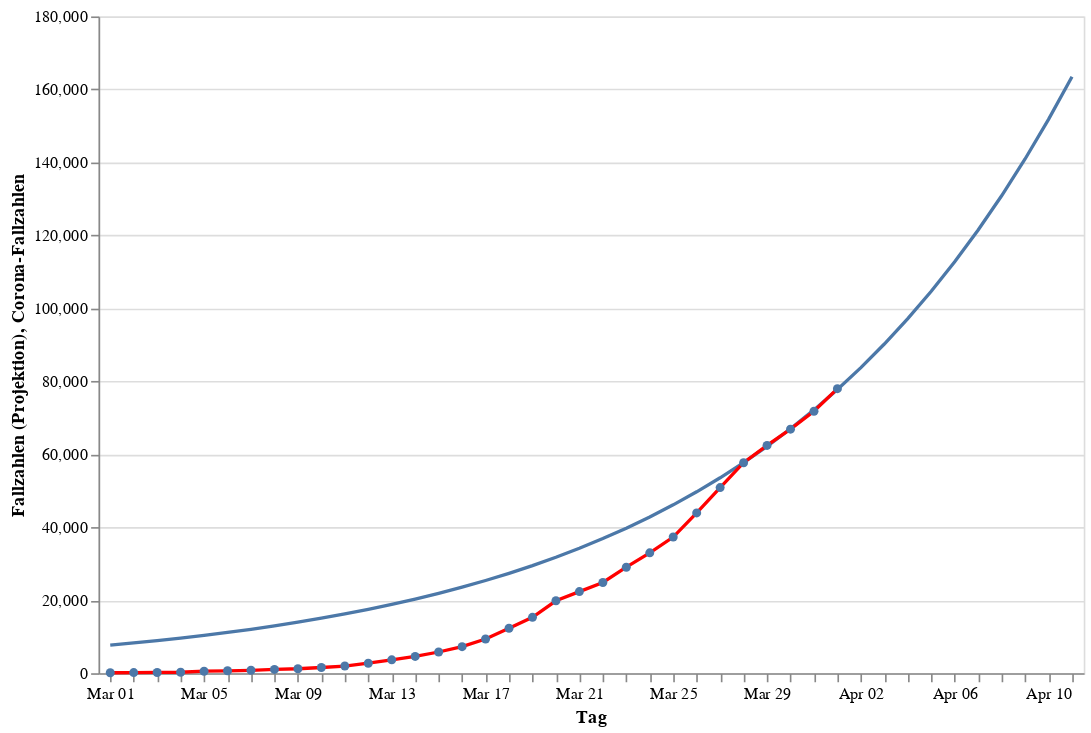

Notebook cell for this chart:
### Code cell
infections_chart = alt.Chart(data).mark_line(point=True, color="red").encode(
    alt.X("monthdate(day):O", title="Tag"),
    alt.Y("cases:Q", title="Corona-Fallzahlen"))
projection_chart = alt.Chart(projection_data).mark_line(point=False).encode(
    alt.X("monthdate(day):O", title="Tag"),
    alt.Y("curve:Q", title="Fallzahlen (Projektion)"))
(projection_chart + infections_chart).properties(width=600, height=400)

### Figure 1 — Vega-Lite specification as saved in the notebook (floating-point values rounded to 4 significant figures)
{"config": {"view": {"continuousWidth": 400, "continuousHeight": 300}}, "layer": [{"data": {"name": "data-1c7da0ecd222e25a112e5b232e277af4"}, "mark": {"type": "line", "point": false}, "encoding": {"x": {"type": "ordinal", "field": "day", "timeUnit": "monthdate", "title": "Tag"}, "y": {"type": "quantitative", "field": "curve", "title": "Fallzahlen (Projektion)"}}}, {"data": {"name": "data-67b88052a063202e7de3044916e61eb1"}, "mark": {"type": "line", "color": "red", "point": true}, "encoding": {"x": {"type": "ordinal", "field": "day", "timeUnit": "monthdate", "title": "Tag"}, "y": {"type": "quantitative", "field": "cases", "title": "Corona-Fallzahlen"}}}], "height": 400, "width": 600, "$schema": "https://vega.github.io/schema/vega-lite/v4.0.2.json", "datasets": {"data-1c7da0ecd222e25a112e5b232e277af4": [{"day": "2020-03-01T00:00:00", "curve": 7695.0}, {"day": "2020-03-02T00:00:00", "curve": 8292.0}, {"day": "2020-03-03T00:00:00", "curve": 8934.0}, {"day": "2020-03-04T00:00:00", "curve": 9627.0}, {"day": "2020-03-05T00:00:00", "curve": 10370.0}, {"day": "2020-03-06T00:00:00", "curve": 11180.0}, {"day": "2020-03-07T00:00:00", "curve": 12040.0}, {"day": "2020-03-08T00:00:00", "curve": 12980.0}, {"day": "2020-03-09T00:00:00", "curve": 13980.0}, {"day": "2020-03-10T00:00:00", "curve": 15070.0}, {"day": "2020-03-11T00:00:00", "curve": 16240.0}, {"day": "2020-03-12T00:00:00", "curve": 17500.0}, {"day": "2020-03-13T00:00:00", "curve": 18850.0}, {"day": "2020-03-14T00:00:00", "curve": 20310.0}, {"day": "2020-03-15T00:00:00", "curve": 21890.0}, {"day": "2020-03-16T00:00:00", "curve": 23580.0}, {"day": "2020-03-17T00:00:00", "curve": 25410.0}, {"day": "2020-03-18T00:00:00", "curve": 27380.0}, {"day": "2020-03-19T00:00:00", "curve": 29500.0}, {"day": "2020-03-20T00:00:00", "curve": 31780.0}, {"day": "2020-03-21T00:00:00", "curve": 34250.0}, {"day": "2020-03-22T00:00:00", "curve": 36900.0}, {"day": "2020-03-23T00:00:00", "curve": 39750.0}, {"day": "2020-03-24T00:00:00", "curve": 42830.0}, {"day": "2020-03-25T00:00:00", "curve": 46150.0}, {"day": "2020-03-26T00:00:00", "curve": 49720.0}, {"day": "2020-03-27T00:00:00", "curve": 53570.0}, {"day": "2020-03-28T00:00:00", "curve": 57710.0}, {"day": "2020-03-29T00:00:00", "curve": 62180.0}, {"day": "2020-03-30T00:00:00", "curve": 66990.0}, {"day": "2020-03-31T00:00:00", "curve": 72160.0}, {"day": "2020-04-01T00:00:00", "curve": 77740.0}, {"day": "2020-04-02T00:00:00", "curve": 83750.0}, {"day": "2020-04-03T00:00:00", "curve": 90220.0}, {"day": "2020-04-04T00:00:00", "curve": 97190.0}, {"day": "2020-04-05T00:00:00", "curve": 104700.0}, {"day": "2020-04-06T00:00:00", "curve": 112800.0}, {"day": "2020-04-07T00:00:00", "curve": 121500.0}, {"day": "2020-04-08T00:00:00", "curve": 130800.0}, {"day": "2020-04-09T00:00:00", "curve": 140900.0}, {"day": "2020-04-10T00:00:00", "curve": 151800.0}, {"day": "2020-04-11T00:00:00", "curve": 163500.0}], "data-67b88052a063202e7de3044916e61eb1": [{"day": "2020-03-01T00:00:00", "cases": 130}, {"day": "2020-03-02T00:00:00", "cases": 165}, {"day": "2020-03-03T00:00:00", "cases": 203}, {"day": "2020-03-04T00:00:00", "cases": 262}, {"day": "2020-03-05T00:00:00", "cases": 545}, {"day": "2020-03-06T00:00:00", "cases": 670}, {"day": "2020-03-07T00:00:00", "cases": 800}, {"day": "2020-03-08T00:00:00", "cases": 1040}, {"day": "2020-03-09T00:00:00", "cases": 1224}, {"day": "2020-03-10T00:00:00", "cases": 1565}, {"day": "2020-03-11T00:00:00", "cases": 1966}, {"day": "2020-03-12T00:00:00", "cases": 2745}, {"day": "2020-03-13T00:00:00", "cases": 3675}, {"day": "2020-03-14T00:00:00", "cases": 4599}, {"day": "2020-03-15T00:00:00", "cases": 5813}, {"day": "2020-03-16T00:00:00", "cases": 7272}, {"day": "2020-03-17T00:00:00", "cases": 9367}, {"day": "2020-03-18T00:00:00", "cases": 12327}, {"day": "2020-03-19T00:00:00", "cases": 15320}, {"day": "2020-03-20T00:00:00", "cases": 19848}, {"day": "2020-03-21T00:00:00", "cases": 22364}, {"day": "2020-03-22T00:00:00", "cases": 24873}, {"day": "2020-03-23T00:00:00", "cases": 29056}, {"day": "2020-03-24T00:00:00", "cases": 32991}, {"day": "2020-03-25T00:00:00", "cases": 37323}, {"day": "2020-03-26T00:00:00", "cases": 43938}, {"day": "2020-03-27T00:00:00", "cases": 50871}, {"day": "2020-03-28T00:00:00", "cases": 57695}, {"day": "2020-03-29T00:00:00", "cases": 62435}, {"day": "2020-03-30T00:00:00", "cases": 66885}, {"day": "2020-03-31T00:00:00", "cases": 71808}, {"day": "2020-04-01T00:00:00", "cases": 77981}]}}
